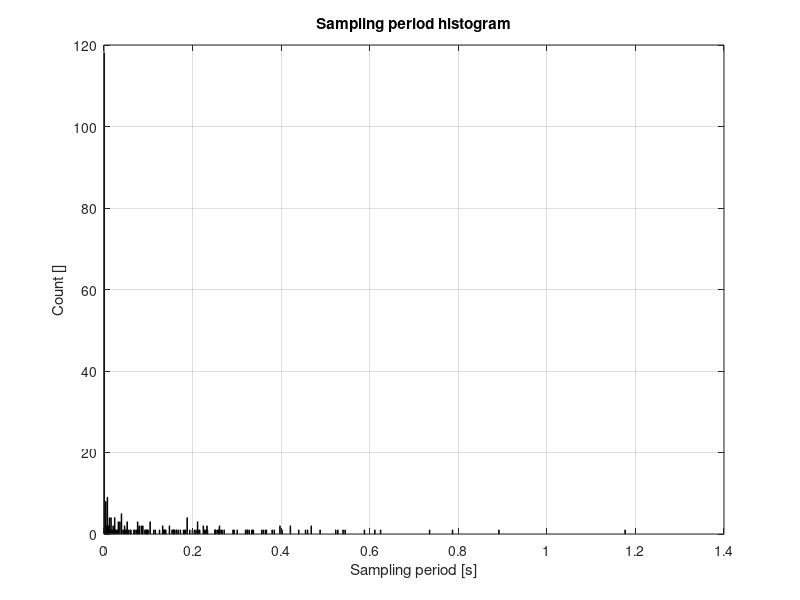
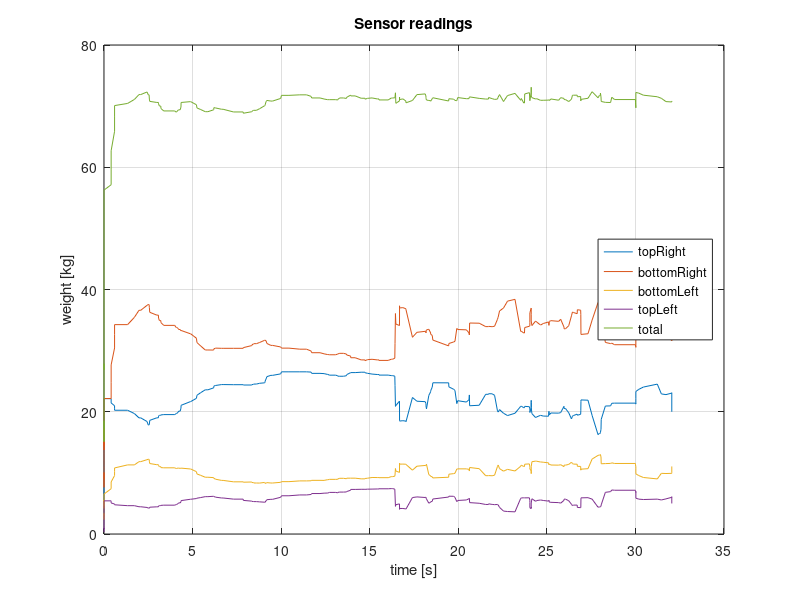
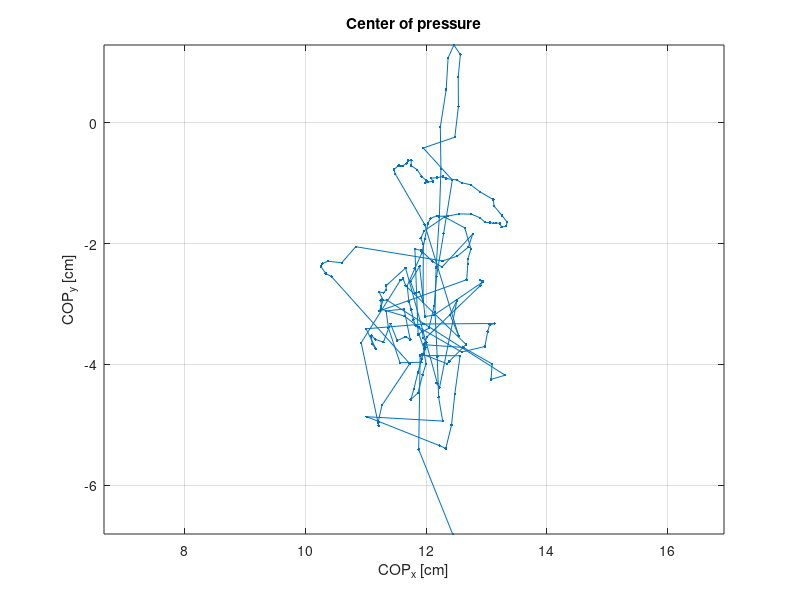

MATLAB code for these plots, in order: (Note: this script raises an error after producing the figures.)
%{
2.131 - Advanced Systems and Instrumentation
Balance characterization project
Analysis script for Wii Balance Board data

April 2016
pvt@mit.edu
%}

clc;

%% parameters

% values
dx = 21.7; % half of the horizontal distance between the sensors [cm]
dy = 11.9; % half of the vertical distance between the sensors [cm]

% sensor positions
topRight_pos = [dx,dy];
bottomRight_pos = [dx,-dy];
topLeft_pos = [-dx,dy];
bottomLeft_pos = [-dx,-dy];

%% read data
%{
    Data files contain comma-separated values 
    Each line contains 5 values:
    time - the measurement timestamp  [microseconds]
    topRight - the sensor reading for the top right sensor [kg]
    bottomRight - the sensor reading for the bottom right sensor [kg]
    bottomLeft - the sensor reading for the bottom left sensor [kg]
    topLeft - the sensor reading for the top left sensor [kg]
%}
% d = csvread('data/Test1a_murat_stading_30s.csv');
% d = csvread('data/Test1b_murat_stading_eyesclosed.csv');
d = csvread('data/Test1c_right_leg_standing.csv');
% d = csvread('data/Test1d_murat_left_leg_standing.csv');
% d = csvread('data/Test1e_murat_left_leg_bent_knee.csv');
% d = csvread('data/Test1f_murat_right_leg_bent_knee.csv');
% d = csvread('data/Test1g_murat_squat.csv');
% d = csvread('data/Test1h_spinning_murat_15.csv');

t = d(:,1);
t = t - t(1);   % relative time
t = t/1e6;      % convert to seconds

w = sum( d(:,2:5),2); % total weight

% absolute readings
topRight = d(:,2);
bottomRight = d(:,3);
bottomLeft = d(:,4);
topLeft = d(:,5);

% normalized readings
topRight_n = d(:,2)./w;
bottomRight_n = d(:,3)./w;
bottomLeft_n = d(:,4)./w;
topLeft_n = d(:,5)./w;

% cop position
cop = topRight_n*topRight_pos + bottomRight_n*bottomRight_pos + ...
      topLeft_n*topLeft_pos + bottomLeft_n*bottomLeft_pos;

%% plot data
close all

% 0 - sampling period
dt = diff(t);
hist(diff(t),1000);
xlabel('Sampling period [s]')
ylabel('Count []')
grid on
% mean and standard deviation
mean_sp = mean(dt);
std_dev_sp = std(dt);
disp('Sampling period:')
disp(['  mean:      ',num2str(mean_sp),'s'])
disp(['  std. dev.: ',num2str(std_dev_sp),'s'])
title('Sampling period histogram')


% let's plot only when there's someone on the board
i = w>10; 

% ...and remove the transient (to do)


% 1 - sensor readings
figure(2)
plot(t(i), topRight(i))
hold on
plot(t(i), bottomRight(i))
plot(t(i), bottomLeft(i))
plot(t(i), topLeft(i))
plot(t(i), w(i))
grid on
xlabel('time [s]')
ylabel('weight [kg]')
title('Sensor readings')
legend('topRight', 'bottomRight', 'bottomLeft', 'topLeft', 'total','Location','East')


% 2 - center of pressure
figure(3)
plot(cop(i,1),cop(i,2),'.-')
grid on
axis equal
xlabel('COP_x [cm]')
ylabel('COP_y [cm]')
title('Center of pressure')


%% data resampling (EXPERIMENTAL)
Fs = 10;
[cop_rs_x, ~] = resample(cop(:,1), t, Fs);
[cop_rs_y, t_rs] = resample(cop(:,2), t, Fs);

figure(4)
subplot(1,2,1)
plot(cop_rs_x,cop_rs_y,'.-')
grid on
axis equal
xlabel('COP_x [cm]')
ylabel('COP_y [cm]')
title(['Center of pressure (resampled to ',num2str(Fs),'Hz)'])
subplot(1,2,2)
plot(t_rs,cop_rs_x)
hold on
plot(t_rs,cop_rs_y)
grid on
ylabel('COP [cm]')
xlabel('time [s]')

%% frequency analysis (EXPERIMENTAL)

% pwelch(x,window,noverlap,f,fs)
[psd_x,f_x] = pwelch(cop_rs_x, [], [] ,[] ,Fs);
[psd_y,f_y] = pwelch(cop_rs_y, [], [] ,[] ,Fs);
psd_db_x = pow2db(psd_x);
psd_db_y = pow2db(psd_y);
figure(5)
semilogx(f_x, psd_db_x,'.-')
hold on
semilogx(f_y, psd_db_y,'.-')
xlabel('Frequency [Hz]')
grid on
title('COP - Power Spectral Density')
